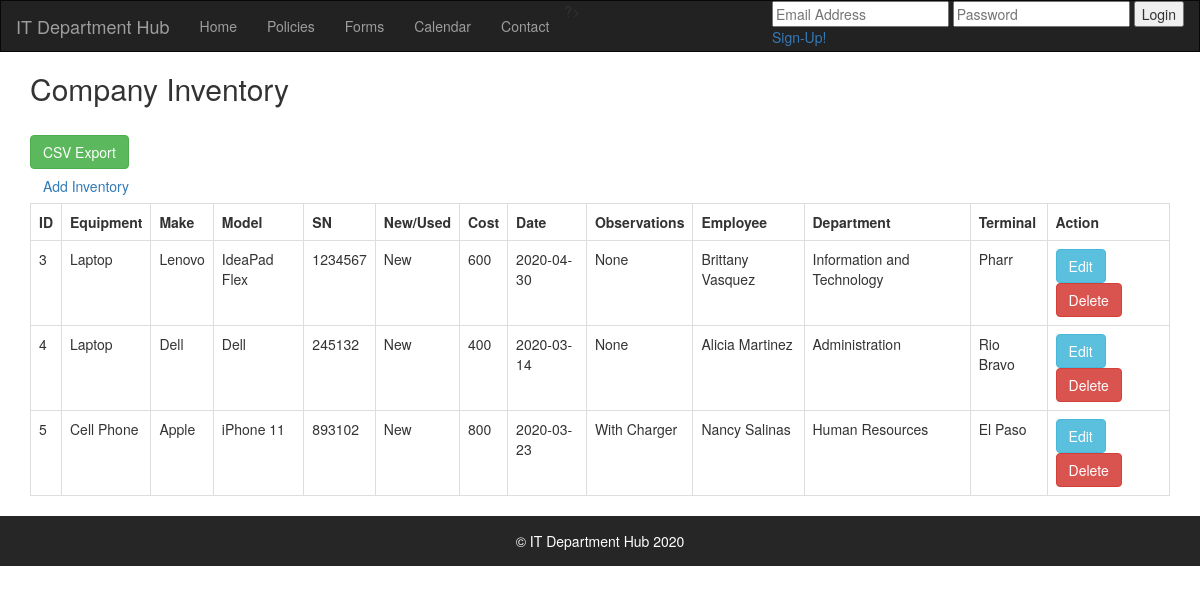
The page /inventory.php on the database its author committed.
### tables this page shows
CREATE TABLE IF NOT EXISTS `inventory` (
  `id` int(11) NOT NULL AUTO_INCREMENT,
  `equipment` varchar(100) NOT NULL,
  `make` varchar(50) NOT NULL,
  `model` varchar(50) NOT NULL,
  `serial` int(100) NOT NULL,
  `state` varchar(20) NOT NULL,
  `cost` int(8) NOT NULL,
  `date` date NOT NULL,
  `observations` varchar(255) NOT NULL,
  `employee` varchar(255) NOT NULL,
  `department` varchar(100) NOT NULL,
  `terminal` varchar(50) NOT NULL,
  PRIMARY KEY (`id`)
);

### inventory.php (the view, shortened to what this page needs)
<?php
require 'includes/dbconnect.php';
$result = $conn->query("SELECT * FROM inventory") or die($conn->error);
?>
<?php require 'header.php'; ?>
<div class="container">
    <div class="card mt-5">
        <div class="card-header">
            <h2>Company Inventory</h2><br>
            <form method = "post" action="includes/exportinv.php">
            <input type="submit" class = "btn btn-success" name="export" value="CSV Export" />
        </form>
            <a href="includes/addinv.php" class="btn btn-outline-primary" role="button" aria-pressed="true">Add Inventory</a><br>
        </div>
        <div class="card-body">
        <table class="table table-bordered">
            <tr>
                <th>ID</th>
                <th>Equipment</th>
                <th>Make</th>
                <th>Model</th>
                <th>SN</th>
                <th>New/Used</th>
                <th>Cost</th>
                <th>Date</th>
                <th>Observations</th>
                <th>Employee</th>
                <th>Department</th>
                <th>Terminal</th>
                <th>Action</th>
            </tr>
            <?php while($row = $result->fetch_assoc()): ?>
            <tr>
                <td><?php echo $row['id']; ?></td>
                <td><?php echo $row['equipment']; ?></td>
                <td><?php echo $row['make']; ?></td>
                <td><?php echo $row['model']; ?></td>
                <td><?php echo $row['serial']; ?></td>
                <td><?php echo $row['state']; ?></td>
                <td><?php echo $row['cost']; ?></td>
                <td><?php echo $row['date']; ?></td>
                <td><?php echo $row['observations']; ?></td>
                <td><?php echo $row['employee']; ?></td>
                <td><?php echo $row['department']; ?></td>
                <td><?php echo $row['terminal']; ?></td>
                <td>
                    <a href="includes/updateinv.php?edit=<?php echo $row['id']; ?>" class="btn btn-info">Edit</a>
                    <a onclick="return confirm('Do you want to delete this entry?')" href="includes/deleteinv.php?delete=<?php echo $row['id']; ?>" class="btn btn-danger">Delete</a>
                </td>
            </tr>
            <?php endwhile; ?>
        </table>
        </div>
    </div>
</div>
<?php
    include('footer.php');
?>

### rows shown on the page
inventory: id "3", equipment "Laptop", make "Lenovo", model "IdeaPad Flex", serial "1234567", state "New", cost "600", date "2020-04-30", observations "None", employee "Brittany Vasquez", department "Information and Technology", terminal "Pharr"
inventory: id "4", equipment "Laptop", make "Dell", model "Dell", serial "245132", state "New", cost "400", date "2020-03-14", observations "None", employee "Alicia Martinez", department "Administration", terminal "Rio Bravo"
inventory: id "5", equipment "Cell Phone", make "Apple", model "iPhone 11", serial "893102", state "New", cost "800", date "2020-03-23", observations "With Charger", employee "Nancy Salinas", department "Human Resources", terminal "El Paso"
